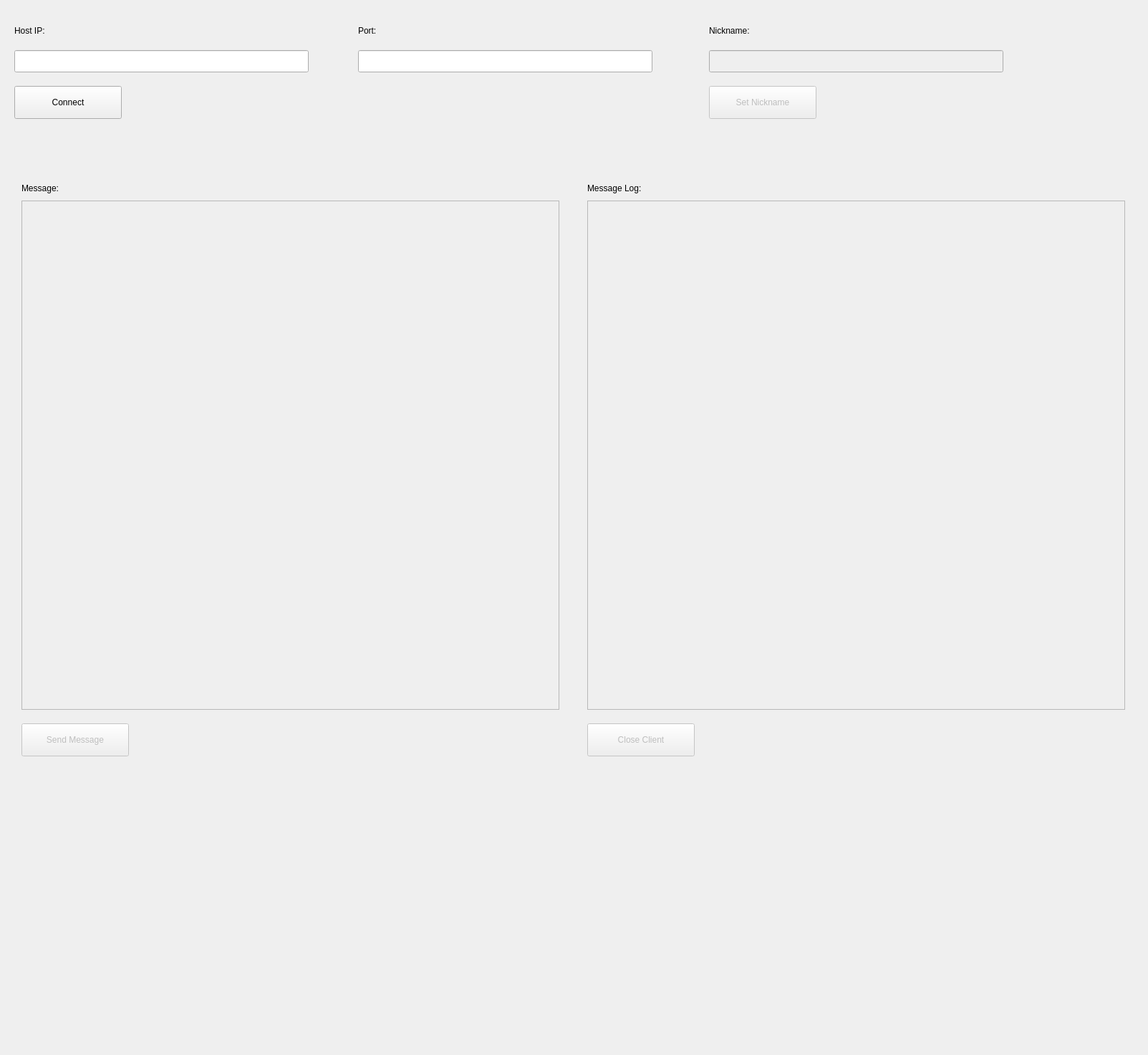
<?xml version="1.0" encoding="UTF-8"?>
<ui version="4.0">
 <class>Form</class>
 <widget class="QWidget" name="Form">
  <property name="geometry">
   <rect>
    <x>0</x>
    <y>0</y>
    <width>1603</width>
    <height>1473</height>
   </rect>
  </property>
  <property name="windowTitle">
   <string>Form</string>
  </property>
  <widget class="QLabel" name="hostLbl">
   <property name="geometry">
    <rect>
     <x>20</x>
     <y>30</y>
     <width>89</width>
     <height>25</height>
    </rect>
   </property>
   <property name="text">
    <string>Host IP:</string>
   </property>
  </widget>
  <widget class="QLabel" name="portLbl">
   <property name="geometry">
    <rect>
     <x>500</x>
     <y>30</y>
     <width>89</width>
     <height>25</height>
    </rect>
   </property>
   <property name="text">
    <string>Port:</string>
   </property>
  </widget>
  <widget class="QLabel" name="logLbl">
   <property name="geometry">
    <rect>
     <x>820</x>
     <y>250</y>
     <width>291</width>
     <height>25</height>
    </rect>
   </property>
   <property name="text">
    <string>Message Log:</string>
   </property>
  </widget>
  <widget class="QLabel" name="msgLbl">
   <property name="geometry">
    <rect>
     <x>30</x>
     <y>250</y>
     <width>89</width>
     <height>25</height>
    </rect>
   </property>
   <property name="text">
    <string>Message:</string>
   </property>
  </widget>
  <widget class="QLineEdit" name="hostTxt">
   <property name="geometry">
    <rect>
     <x>20</x>
     <y>70</y>
     <width>411</width>
     <height>31</height>
    </rect>
   </property>
  </widget>
  <widget class="QLineEdit" name="portTxt">
   <property name="geometry">
    <rect>
     <x>500</x>
     <y>70</y>
     <width>411</width>
     <height>31</height>
    </rect>
   </property>
  </widget>
  <widget class="QPushButton" name="connectBtn">
   <property name="geometry">
    <rect>
     <x>20</x>
     <y>120</y>
     <width>150</width>
     <height>46</height>
    </rect>
   </property>
   <property name="text">
    <string>Connect</string>
   </property>
  </widget>
  <widget class="QTextEdit" name="msgTxt">
   <property name="enabled">
    <bool>false</bool>
   </property>
   <property name="geometry">
    <rect>
     <x>30</x>
     <y>280</y>
     <width>751</width>
     <height>711</height>
    </rect>
   </property>
  </widget>
  <widget class="QTextEdit" name="logTxt">
   <property name="enabled">
    <bool>false</bool>
   </property>
   <property name="geometry">
    <rect>
     <x>820</x>
     <y>280</y>
     <width>751</width>
     <height>711</height>
    </rect>
   </property>
   <property name="readOnly">
    <bool>true</bool>
   </property>
  </widget>
  <widget class="QPushButton" name="sendBtn">
   <property name="enabled">
    <bool>false</bool>
   </property>
   <property name="geometry">
    <rect>
     <x>30</x>
     <y>1010</y>
     <width>150</width>
     <height>46</height>
    </rect>
   </property>
   <property name="text">
    <string>Send Message</string>
   </property>
  </widget>
  <widget class="QLineEdit" name="nicknameTxt">
   <property name="enabled">
    <bool>false</bool>
   </property>
   <property name="geometry">
    <rect>
     <x>990</x>
     <y>70</y>
     <width>411</width>
     <height>31</height>
    </rect>
   </property>
  </widget>
  <widget class="QPushButton" name="nicknameBtn">
   <property name="enabled">
    <bool>false</bool>
   </property>
   <property name="geometry">
    <rect>
     <x>990</x>
     <y>120</y>
     <width>150</width>
     <height>46</height>
    </rect>
   </property>
   <property name="text">
    <string>Set Nickname</string>
   </property>
  </widget>
  <widget class="QLabel" name="nicknameLbl">
   <property name="geometry">
    <rect>
     <x>990</x>
     <y>30</y>
     <width>111</width>
     <height>25</height>
    </rect>
   </property>
   <property name="text">
    <string>Nickname:</string>
   </property>
  </widget>
  <widget class="QPushButton" name="closeBtn">
   <property name="enabled">
    <bool>false</bool>
   </property>
   <property name="geometry">
    <rect>
     <x>820</x>
     <y>1010</y>
     <width>150</width>
     <height>46</height>
    </rect>
   </property>
   <property name="text">
    <string>Close Client</string>
   </property>
  </widget>
 </widget>
 <resources/>
 <connections/>
</ui>
